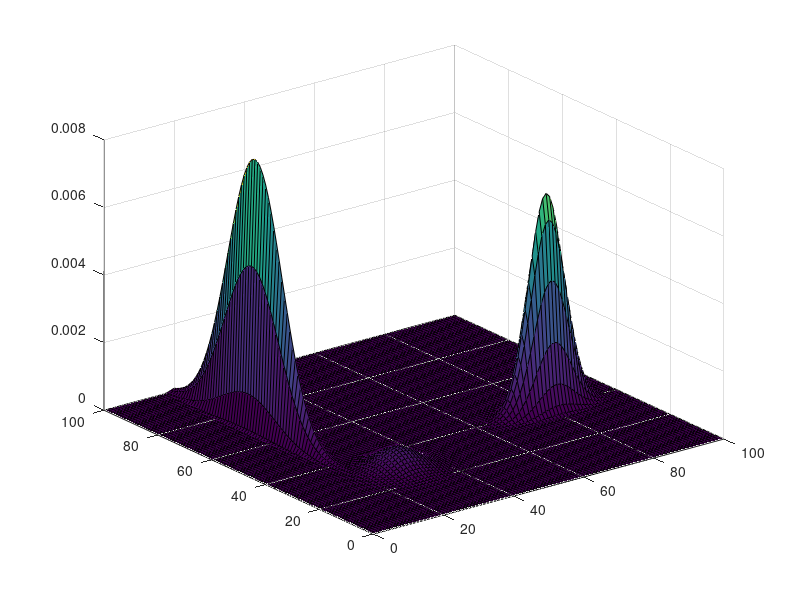
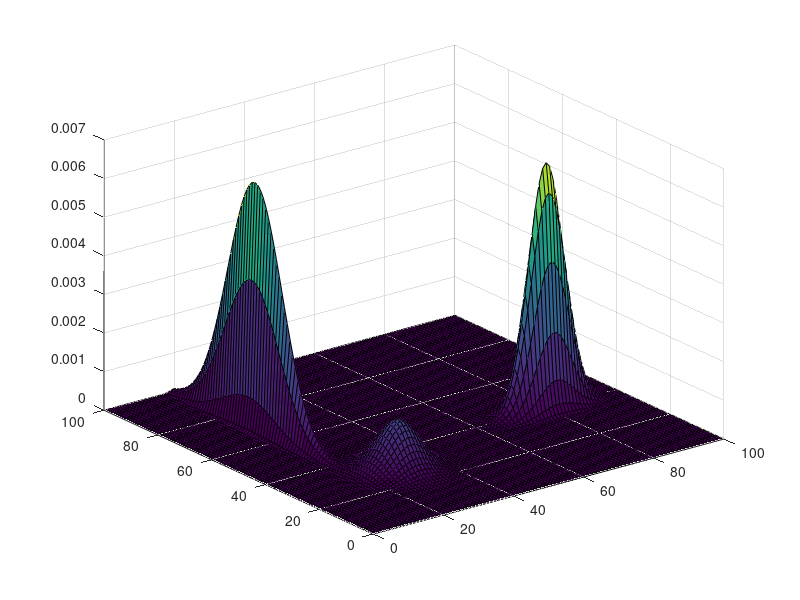
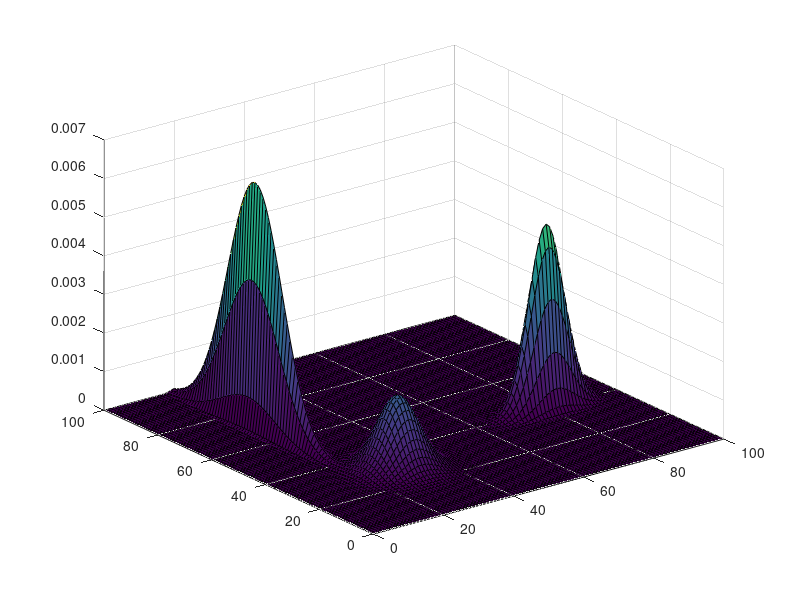
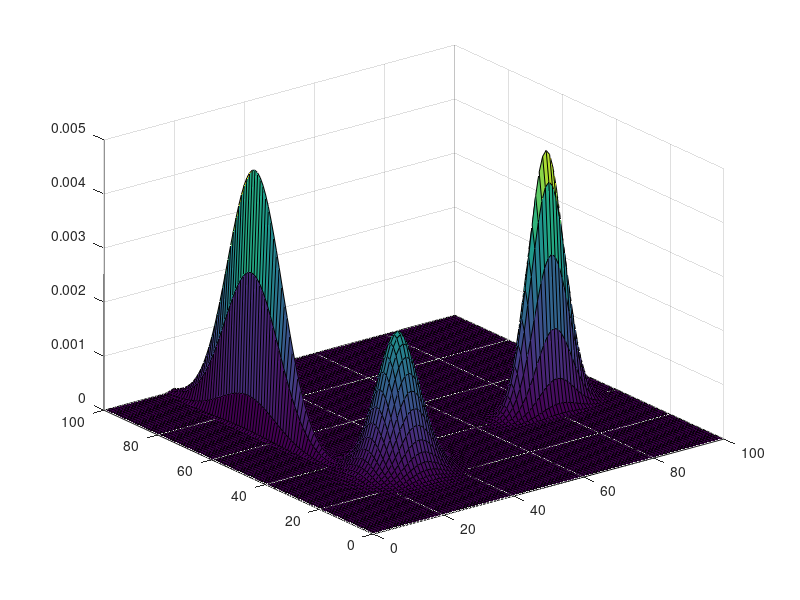

The MATLAB source for these figures, in order:
function gen
	format longE
	%%% Meta-data %%%
	%%%%%%%%%%%%%%%%%
	
	meta_fid = fopen ("meta.csv", "w");

	% n_epoch
	n_epoch = 10;
	fprintf (meta_fid, "%d\n", n_epoch);
	
	% n_dim
	n_dim = 2;
	fprintf (meta_fid, "%d\n", n_dim);
	
	% size of each dimension
	dim_size = [100, 100];
	for i = 1:n_dim
		fprintf (meta_fid, "%d", dim_size(i)+1);
		if i < n_dim
			fprintf (meta_fid, " ");
		else
			fprintf (meta_fid, "\n");
		end
	end

	% lower and upper bound of each dimension
	lower_bound = [0, 0];
	upper_bound = [100, 100];
	for i = 1:n_dim
		fprintf (meta_fid, "%e %e\n", lower_bound(i), upper_bound(i));
	end

	XX = {};
	% Data along each dimension. Redundancy, size and bounds sufficient!
	for i = 1:n_dim
		XX{i} = lower_bound(i) : (upper_bound(i)-lower_bound(i))/dim_size(i) : upper_bound(i);
		for j = 1:length(XX{i})
			fprintf (meta_fid, "%e", XX{i}(j));
			if j < length(XX{i})
				fprintf (meta_fid, " ");
			else
				fprintf (meta_fid, "\n");
			end
		end
	end

	fclose (meta_fid);

	%%% Generating motion data %%%
	%%%%%%%%%%%%%%%%%%%%%%%%%%%%%%

	motion_fid = fopen ("motion.csv", "w");

	% Parameters specific to this test
	Motion = [
	2, 0;
	5, 0;
	2, 5;
	0, 5;
	-5, 1;
	0, 1;
	2, 1;
	-1, -1;
	-5, 2;
	0, 2;
	];

	Motion = [
	0, 0;
	0, 0;
	0, 0;
	0, 0;
	0, 0;
	0, 0;
	0, 0;
	0, 0;
	0, 0;
	0, 0;
	];

	% Generating data
	for i = 1:n_epoch
		for j = 1:n_dim
			fprintf (motion_fid, "%e", Motion(i,j));
			if j < n_dim
				fprintf (motion_fid, " ");
			else
				fprintf (motion_fid, "\n");
			end
		end
	end

	fclose (motion_fid);

	%%% Generating sensor data %%%
	%%%%%%%%%%%%%%%%%%%%%%%%%%%%%%

	sensor_fid = fopen ("sensor.csv", "w");

	% Parameters specific to this test
	Param = [
	0.4, 0.1, 0.5;
	0.4, 0.2, 0.4;
	0.3, 0.3, 0.4;
	0.3, 0.4, 0.3;
	0.2, 0.5, 0.3;
	0.2, 0.6, 0.2;
	0.1, 0.7, 0.2;
	0.1, 0.8, 0.1;
	0.0, 0.9, 0.1;
	0.0, 1.0, 0.0;
	];

	% Generating data (2D)
	motion_ = [0,0];
	for i = 1:n_epoch
		motion_ = motion_ + Motion(i,:);
		coeff = 0;

		% TODO. only 2 dim
		YY = zeros(length(XX{1}), length(XX{2}));
		for j1 = 1:length(XX{1})
			for j2 = 1:length(XX{2})
				YY(j1,j2) = func([XX{1}(j1), XX{2}(j2)], ...
					Param(i,1), Param(i,2), Param(i,3), motion_);
				coeff = coeff + YY(j1,j2);
			end
		end

		for j = 1:n_dim
			coeff = (upper_bound(j)-lower_bound(j)) * coeff;
			coeff = coeff / dim_size(j);
		end

		for j1 = 1:length(XX{1})
			for j2 = 1:length(XX{2})
				YY(j1,j2) = YY(j1,j2) / coeff;
				fprintf (sensor_fid, "%e", YY(j1,j2));
				if ( (j1 < length(XX{1})) || (j2 < length(XX{2})) )
					fprintf (sensor_fid, " ");
				else
					fprintf (sensor_fid, "\n");
				end
			end
		end

		figure; surf (XX{1}, XX{2}, YY);
	end

	fclose (sensor_fid);

	input("Waiting to finish...");
	close all;

end

function [y] = func(X, a, b, c, M)
	X = X - M;
	y = a * normpdf (X(1), 40, 2) * normpdf (X(2), 80, 5) + ...
		b * normpdf (X(1), 30, 5) * normpdf (X(2), 30, 5) + ...
		c * normpdf (X(1), 70, 10) * normpdf (X(2), 20, 1) ;
end
